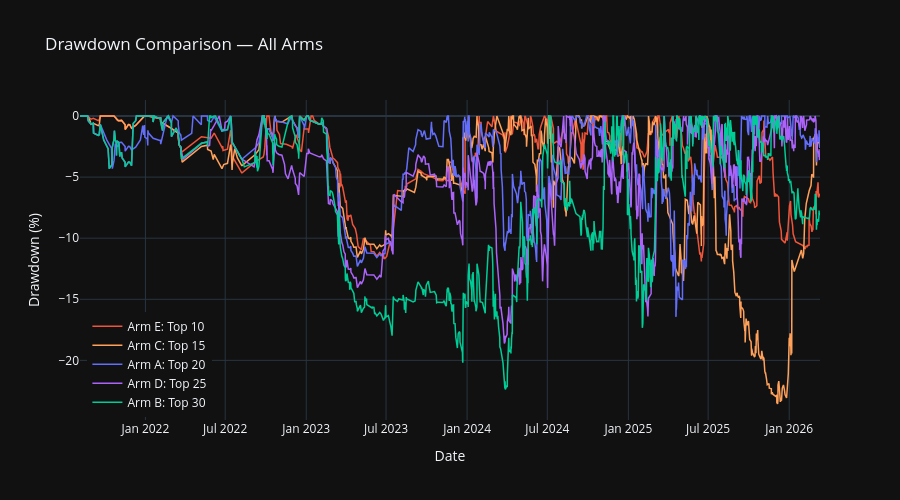

The code cell stored with this chart in its notebook:
### Code cell
# --- Drawdown Comparison ---

fig = go.Figure()

for key, label, color in zip(ARM_KEYS, ARM_LABELS, ARM_COLORS):
    ts = all_trades[key].sort_values('close_date').copy()
    ts['cum_profit_abs'] = ts['profit_abs'].cumsum()
    ts['equity'] = STARTING_BALANCE + ts['cum_profit_abs']
    rolling_max = ts['equity'].cummax()
    ts['drawdown_pct'] = (ts['equity'] - rolling_max) / rolling_max * 100
    fig.add_trace(go.Scatter(
        x=ts['close_date'],
        y=ts['drawdown_pct'],
        mode='lines',
        name=label,
        line=dict(color=color, width=1.5),
    ))

fig.update_layout(
    title='Drawdown Comparison — All Arms',
    xaxis_title='Date',
    yaxis_title='Drawdown (%)',
    template=TEMPLATE,
    height=500,
    legend=dict(yanchor='bottom', y=0.01, xanchor='left', x=0.01),
)
fig.show()

### Figure 1 — Plotly figure (JSON) as saved in the notebook; plotly's stock layout.template omitted (floating-point values rounded to 4 significant figures; data arrays with more than 128 entries replaced by an {"elided": "..."} marker saying what was removed)
{"data": [{"line": {"color": "#EF553B", "width": 1.5}, "mode": "lines", "name": "Arm E: Top 10", "type": "scatter", "x": {"elided": "552 str values"}, "y": {"elided": "552 float values"}}, {"line": {"color": "#FFA15A", "width": 1.5}, "mode": "lines", "name": "Arm C: Top 15", "type": "scatter", "x": {"elided": "732 str values"}, "y": {"elided": "732 float values"}}, {"line": {"color": "#636EFA", "width": 1.5}, "mode": "lines", "name": "Arm A: Top 20", "type": "scatter", "x": {"elided": "913 str values"}, "y": {"elided": "913 float values"}}, {"line": {"color": "#AB63FA", "width": 1.5}, "mode": "lines", "name": "Arm D: Top 25", "type": "scatter", "x": {"elided": "1088 str values"}, "y": {"elided": "1088 float values"}}, {"line": {"color": "#00CC96", "width": 1.5}, "mode": "lines", "name": "Arm B: Top 30", "type": "scatter", "x": {"elided": "1214 str values"}, "y": {"elided": "1214 float values"}}], "layout": {"height": 500, "legend": {"x": 0.01, "xanchor": "left", "y": 0.01, "yanchor": "bottom"}, "title": {"text": "Drawdown Comparison — All Arms"}, "xaxis": {"title": {"text": "Date"}}, "yaxis": {"title": {"text": "Drawdown (%)"}}}}
